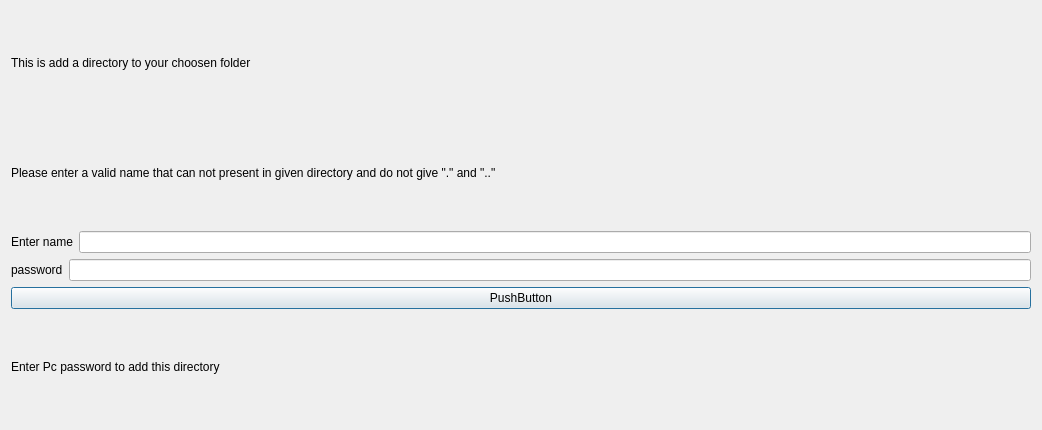
<?xml version="1.0" encoding="UTF-8"?>
<ui version="4.0">
 <class>form</class>
 <widget class="QDialog" name="form">
  <property name="geometry">
   <rect>
    <x>0</x>
    <y>0</y>
    <width>1042</width>
    <height>430</height>
   </rect>
  </property>
  <property name="windowTitle">
   <string>Dialog</string>
  </property>
  <layout class="QGridLayout" name="gridLayout">
   <item row="0" column="0">
    <layout class="QVBoxLayout" name="verticalLayout_2">
     <item>
      <widget class="QLabel" name="label">
       <property name="sizePolicy">
        <sizepolicy hsizetype="Fixed" vsizetype="Preferred">
         <horstretch>0</horstretch>
         <verstretch>0</verstretch>
        </sizepolicy>
       </property>
       <property name="text">
        <string>This is add a directory to your choosen folder</string>
       </property>
      </widget>
     </item>
     <item>
      <widget class="QLabel" name="label_2">
       <property name="sizePolicy">
        <sizepolicy hsizetype="Fixed" vsizetype="Preferred">
         <horstretch>0</horstretch>
         <verstretch>0</verstretch>
        </sizepolicy>
       </property>
       <property name="text">
        <string>Please enter a valid name that can not present in given directory and do not give &quot;.&quot; and &quot;..&quot;</string>
       </property>
      </widget>
     </item>
     <item>
      <layout class="QVBoxLayout" name="verticalLayout">
       <item>
        <layout class="QHBoxLayout" name="horizontalLayout">
         <item>
          <widget class="QLabel" name="label_3">
           <property name="text">
            <string>Enter name</string>
           </property>
          </widget>
         </item>
         <item>
          <widget class="QLineEdit" name="lineEdit"/>
         </item>
        </layout>
       </item>
       <item>
        <layout class="QHBoxLayout" name="horizontalLayout_2">
         <item>
          <widget class="QLabel" name="label_4">
           <property name="sizePolicy">
            <sizepolicy hsizetype="Fixed" vsizetype="Preferred">
             <horstretch>0</horstretch>
             <verstretch>0</verstretch>
            </sizepolicy>
           </property>
           <property name="text">
            <string>password</string>
           </property>
          </widget>
         </item>
         <item>
          <widget class="QLineEdit" name="lineEdit_2">
           <property name="echoMode">
            <enum>QLineEdit::Password</enum>
           </property>
          </widget>
         </item>
        </layout>
       </item>
      </layout>
     </item>
     <item>
      <widget class="QPushButton" name="pushButton">
       <property name="text">
        <string>PushButton</string>
       </property>
      </widget>
     </item>
     <item>
      <widget class="QLabel" name="label_5">
       <property name="text">
        <string>Enter Pc password to add this directory</string>
       </property>
      </widget>
     </item>
    </layout>
   </item>
  </layout>
 </widget>
 <resources/>
 <connections/>
</ui>
